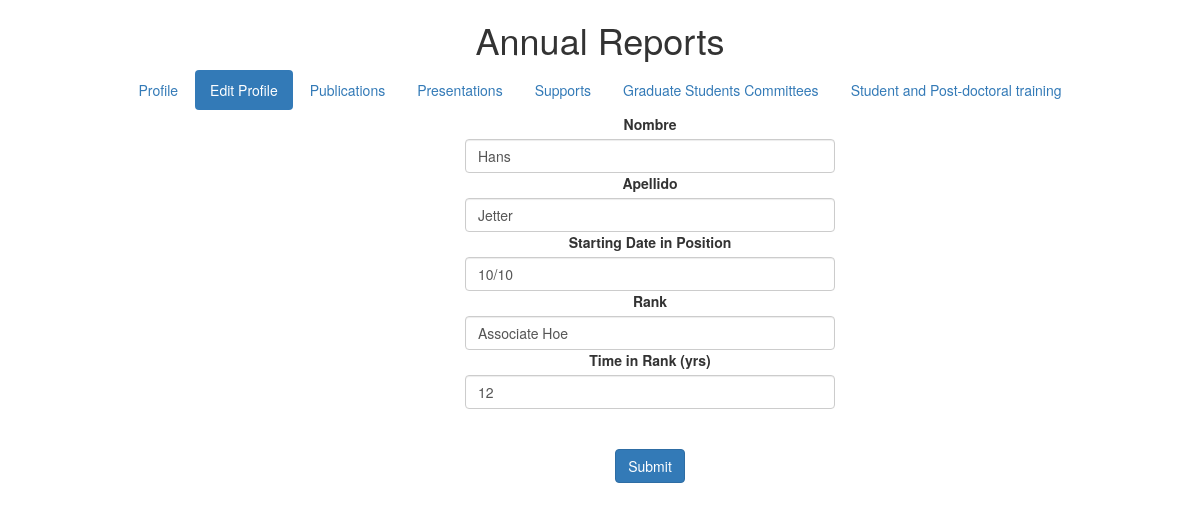
The page /editprofile.php (signed in) on the database its author committed.
### tables this page shows
CREATE TABLE `UserName` (
  `UserNameID` int(9) NOT NULL AUTO_INCREMENT,
  `userName` varchar(40) NOT NULL,
  `pass` varchar(40) NOT NULL,
  `nombreProf` varchar(60) DEFAULT NULL,
  `apellidoProf` varchar(60) DEFAULT NULL,
  `start` varchar(5) DEFAULT NULL,
  `rank` varchar(20) DEFAULT NULL,
  `timerank` varchar(2) DEFAULT NULL,
  PRIMARY KEY (`UserNameID`)
);

### editprofile.php (the view, shortened to what this page needs)
<?php
$servername = "localhost";
$username = "cdejesus";
$password = "chrisoname@gmail.com";
$dbname = "informes";
$con = new mysqli($servername, $username, $password, $dbname);
		$sql_temp = "Select * from UserName where UserNameId = %u";
                $query = sprintf($sql_temp, $_SESSION['UserNameID']);
                $result = $con->query($query);
		$row = $result->fetch_assoc();
?>
<!DOCTYPE html>
<html lang="en">
  <head>
    <link href="css/bootstrap.min.css" rel="stylesheet">
        <link rel="stylesheet" type="text/css" href="css/custom.css">
  </head>
</body>
  <body>
<center>
   <h1>Annual Reports</h1>
<div class="row">
  <div class="span12 centered-pills">
     <ul class="nav nav-pills">
        <li role="presentation"><a href="profile.php">Profile</a></li>
        <li role="presentation" class="active"><a href="#">Edit Profile</a></li>
        <li role="presentation"><a href="publicaciones.php">Publications</a></li>
	        <li role="presentation"><a href="presentaciones.php">Presentations</a></li>
        <li role="presentation"><a href="support.php">Supports</a></li>
        <li role="presentation"><a href="grad.php">Graduate Students Committees</a></li>
        <li role="presentation"><a href="training.php">Student and Post-doctoral training</a></li>
         </ul>
</div>
</div>
<form name="input" action="conecEdit.php" method="post">
<div class="col-xs-2">
<div class ="container center_div">
<center>
<label for="nombre">Nombre</label>
</center>
<input type="text" class="form-control" name='nombre' id="nombre"  placeholder="Ex. Juan" required value="<?php if(isset($row['nombreProf']))
{echo $row['nombreProf']; }?>">
<center>
<label for="apellido">Apellido</label>
</center>
<input type="text" class="form-control" name='apellido' id="apellido" placeholder="Ex. Del Pueblo" required value="<?php if(isset($row['nombreProf']))
{echo $row['apellidoProf']; }?>">
<center>
<label for="start">Starting Date in Position</label>
</center>
<input type="text" class="form-control" name='start' id="start"  placeholder="Ex. 08/08"value="<?php if(isset($row['nombreProf']))
{echo $row['start']; }?> ">
<center>
<label for="rank">Rank</label>
</center>
<input type="text" class="form-control" name='rank' id="rank"  placeholder="Ex. Associate Professor"value="<?php if(isset($row['nombreProf']))
{echo $row['rank']; }?> ">
<center>
<label for="timerank">Time in Rank (yrs)</label>
</center>
<input type="text" class="form-control" name='timerank' id="timerank"  placeholder="Ex. 6" value="<?php if(isset($row['nombreProf']))
{echo $row['timerank']; }?>">
<br><br>
<button type="submit" class="btn btn-primary" name='submit' value="submit">Submit</button>
</div>
</div>
</form>
  </body>
</html>

### css/custom.css (style rules this page uses)
.centered-pills { text-align:center; }
.centered-pills ul.nav-pills { display:inline-block; }
.centered-pills li { display:inline; }
.centered-pills a { float:left; }
.center_div { position: absolute; right: -650px; width: 400px; }

### rows shown on the page
username: nombre "Hans", apellido "Jetter", start "10/10", rank "Associate Hoe", timerank "12"
